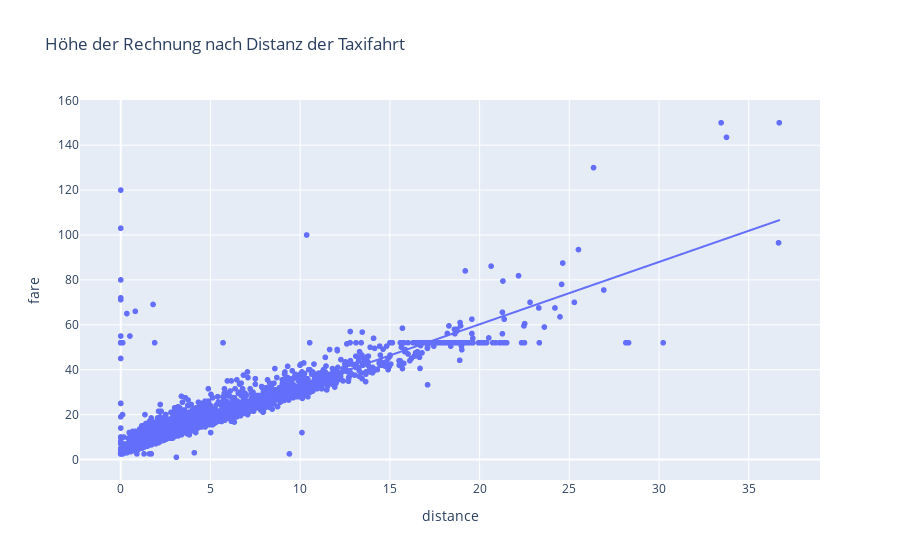
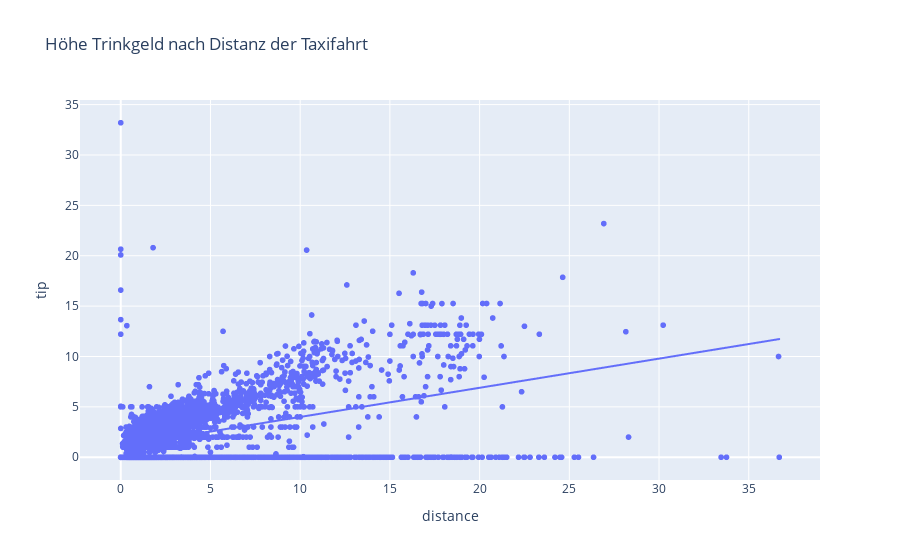
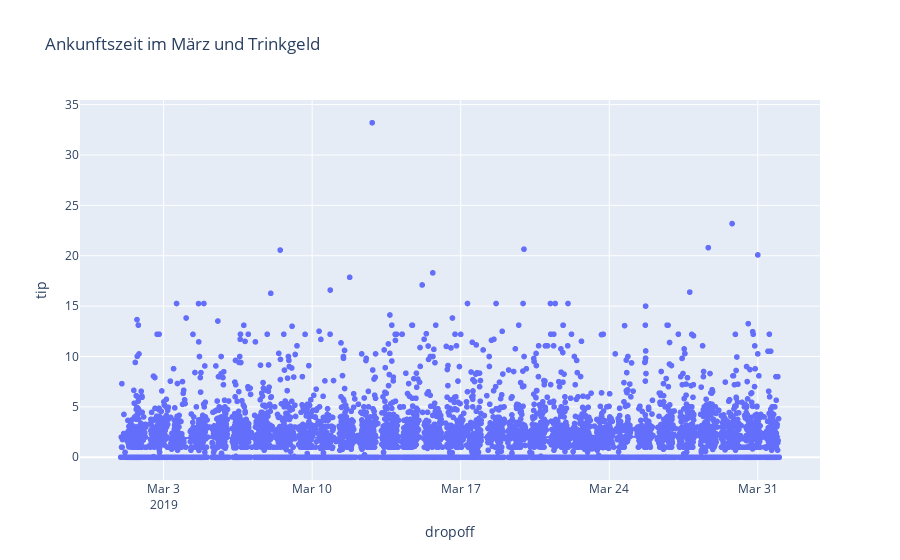

Here is the notebook cell these charts were saved with, in order:
### Markdown cell above
**Lineare Regression**

Am gleichen Beispiel

### Code cell
df2 = sb.load_dataset("taxis")

# Jetzt mit linearer Regression!
# Gibt es eine Korrelation zwischen der Taxirechnung und der Distanz?
# Und Frage an die krassen Mathestreber: Was passiert wenn ich die Wurzel aus R² nehme (siehe Regressionsgerade und Bestimttheitsmaß)?
# Vergleicht es mit dem Ergebnis von den Korrelationsfunktionen.

df2_corr_distance_fare = df2[['fare','distance']].corr()
print(df2_corr_distance_fare)
df2_scatt_distance_fare = px.scatter(df2, x='distance', y='fare', trendline='ols',title="Höhe der Rechnung nach Distanz der Taxifahrt")

df2_scatt_distance_fare.show()

# Und bei Trinkgeld und Distanz?
df2_corr_distance_tip = df2[['tip','distance']].corr()
print(df2_corr_distance_tip)
df2_scatt_distance_tip = px.scatter(df2, x='distance', y='tip', trendline='ols',title="Höhe Trinkgeld nach Distanz der Taxifahrt")

df2_scatt_distance_tip.show()

# Wie siehts aus mit Ankunftszeit und Trinkgeld? 
df2_corr_dropoff_tip = df2[['dropoff','tip']].corr()
print(df2_corr_dropoff_tip)
df2_scatt_dropoff_tip = px.scatter(df2, x='dropoff',y='tip',trendline='ols',title="Ankunftszeit im März und Trinkgeld")

df2_scatt_dropoff_tip.show()

### Figure 1 — Plotly figure (JSON) as saved in the notebook; plotly's stock layout.template omitted (floating-point values rounded to 4 significant figures; data arrays with more than 128 entries replaced by an {"elided": "..."} marker saying what was removed)
{"data": [{"hovertemplate": "distance=%{x}<br>fare=%{y}<extra></extra>", "legendgroup": "", "marker": {"color": "#636efa", "symbol": "circle"}, "mode": "markers", "name": "", "showlegend": false, "type": "scattergl", "x": {"elided": "6433 float values"}, "xaxis": "x", "y": {"elided": "6433 float values"}, "yaxis": "y"}, {"hovertemplate": "<b>OLS trendline</b><br>fare = 2.77672 * distance + 4.69257<br>R<sup>2</sup>=0.846598<br><br>distance=%{x}<br>fare=%{y} <b>(trend)</b><extra></extra>", "legendgroup": "", "marker": {"color": "#636efa", "symbol": "circle"}, "mode": "lines", "name": "", "showlegend": false, "type": "scattergl", "x": {"elided": "6433 float values"}, "xaxis": "x", "y": {"elided": "6433 float values"}, "yaxis": "y"}], "layout": {"legend": {"tracegroupgap": 0}, "title": {"text": "Höhe der Rechnung nach Distanz der Taxifahrt"}, "xaxis": {"anchor": "y", "domain": [0, 1], "title": {"text": "distance"}}, "yaxis": {"anchor": "x", "domain": [0, 1], "title": {"text": "fare"}}}}

### Figure 2 — Plotly figure (JSON) as saved in the notebook; plotly's stock layout.template omitted (floating-point values rounded to 4 significant figures; data arrays with more than 128 entries replaced by an {"elided": "..."} marker saying what was removed)
{"data": [{"hovertemplate": "distance=%{x}<br>tip=%{y}<extra></extra>", "legendgroup": "", "marker": {"color": "#636efa", "symbol": "circle"}, "mode": "markers", "name": "", "showlegend": false, "type": "scattergl", "x": {"elided": "6433 float values"}, "xaxis": "x", "y": {"elided": "6433 float values"}, "yaxis": "y"}, {"hovertemplate": "<b>OLS trendline</b><br>tip = 0.289506 * distance + 1.10358<br>R<sup>2</sup>=0.204836<br><br>distance=%{x}<br>tip=%{y} <b>(trend)</b><extra></extra>", "legendgroup": "", "marker": {"color": "#636efa", "symbol": "circle"}, "mode": "lines", "name": "", "showlegend": false, "type": "scattergl", "x": {"elided": "6433 float values"}, "xaxis": "x", "y": {"elided": "6433 float values"}, "yaxis": "y"}], "layout": {"legend": {"tracegroupgap": 0}, "title": {"text": "Höhe Trinkgeld nach Distanz der Taxifahrt"}, "xaxis": {"anchor": "y", "domain": [0, 1], "title": {"text": "distance"}}, "yaxis": {"anchor": "x", "domain": [0, 1], "title": {"text": "tip"}}}}

### Figure 3 — Plotly figure (JSON) as saved in the notebook; plotly's stock layout.template omitted (floating-point values rounded to 4 significant figures; data arrays with more than 128 entries replaced by an {"elided": "..."} marker saying what was removed)
{"data": [{"hovertemplate": "dropoff=%{x}<br>tip=%{y}<extra></extra>", "legendgroup": "", "marker": {"color": "#636efa", "symbol": "circle"}, "mode": "markers", "name": "", "showlegend": false, "type": "scattergl", "x": {"elided": "6433 str values"}, "xaxis": "x", "y": {"elided": "6433 float values"}, "yaxis": "y"}, {"hovertemplate": "<b>OLS trendline</b><br>tip = 6.0964e-08 * dropoff + -92.6812<br>R<sup>2</sup>=0.000366<br><br>dropoff=%{x}<br>tip=%{y} <b>(trend)</b><extra></extra>", "legendgroup": "", "marker": {"color": "#636efa", "symbol": "circle"}, "mode": "lines", "name": "", "showlegend": false, "type": "scattergl", "x": {"elided": "6433 str values"}, "xaxis": "x", "y": {"elided": "6433 float values"}, "yaxis": "y"}], "layout": {"legend": {"tracegroupgap": 0}, "title": {"text": "Ankunftszeit im März und Trinkgeld"}, "xaxis": {"anchor": "y", "domain": [0, 1], "title": {"text": "dropoff"}}, "yaxis": {"anchor": "x", "domain": [0, 1], "title": {"text": "tip"}}}}
